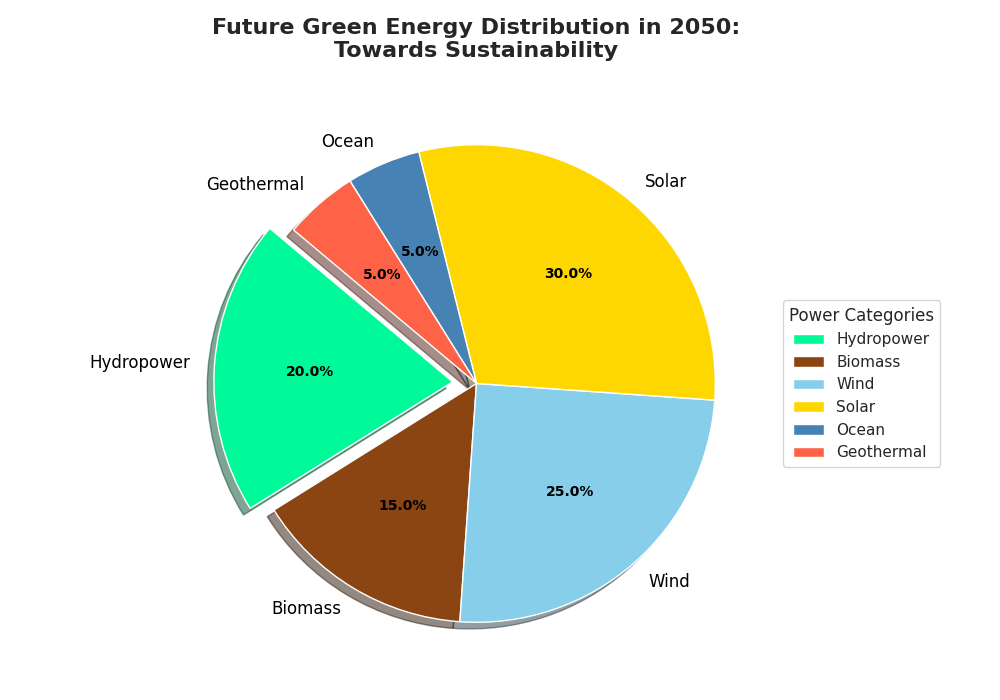

The script that drew this image:
import matplotlib.pyplot as plt

# Data for the pie chart
energy_sources = ['Hydropower', 'Biomass', 'Wind', 'Solar', 'Ocean', 'Geothermal']
energy_share = [20, 15, 25, 30, 5, 5]

# Colors for each segment
colors = ['#00FA9A', '#8B4513', '#87CEEB', '#FFD700', '#4682B4', '#FF6347']

# Explode the 'Hydropower' slice for emphasis
explode = (0.1, 0, 0, 0, 0, 0)

# Create the pie chart
fig, ax = plt.subplots(figsize=(10, 7))
wedges, texts, autotexts = ax.pie(
    energy_share, labels=energy_sources, autopct='%1.1f%%',
    startangle=140, colors=colors, explode=explode, shadow=True,
    textprops=dict(color='black')
)

# Style the chart
plt.setp(autotexts, size=10, weight="bold")
plt.setp(texts, size=12)

# Title and legend setup
ax.set_title(
    "Future Green Energy Distribution in 2050:\nTowards Sustainability", 
    fontsize=16, fontweight='bold', pad=20
)
ax.legend(
    wedges, energy_sources, title="Power Categories", loc="center left", 
    bbox_to_anchor=(1, 0, 0.5, 1)
)

# Improve layout
plt.tight_layout()

# Display the plot
plt.show()
